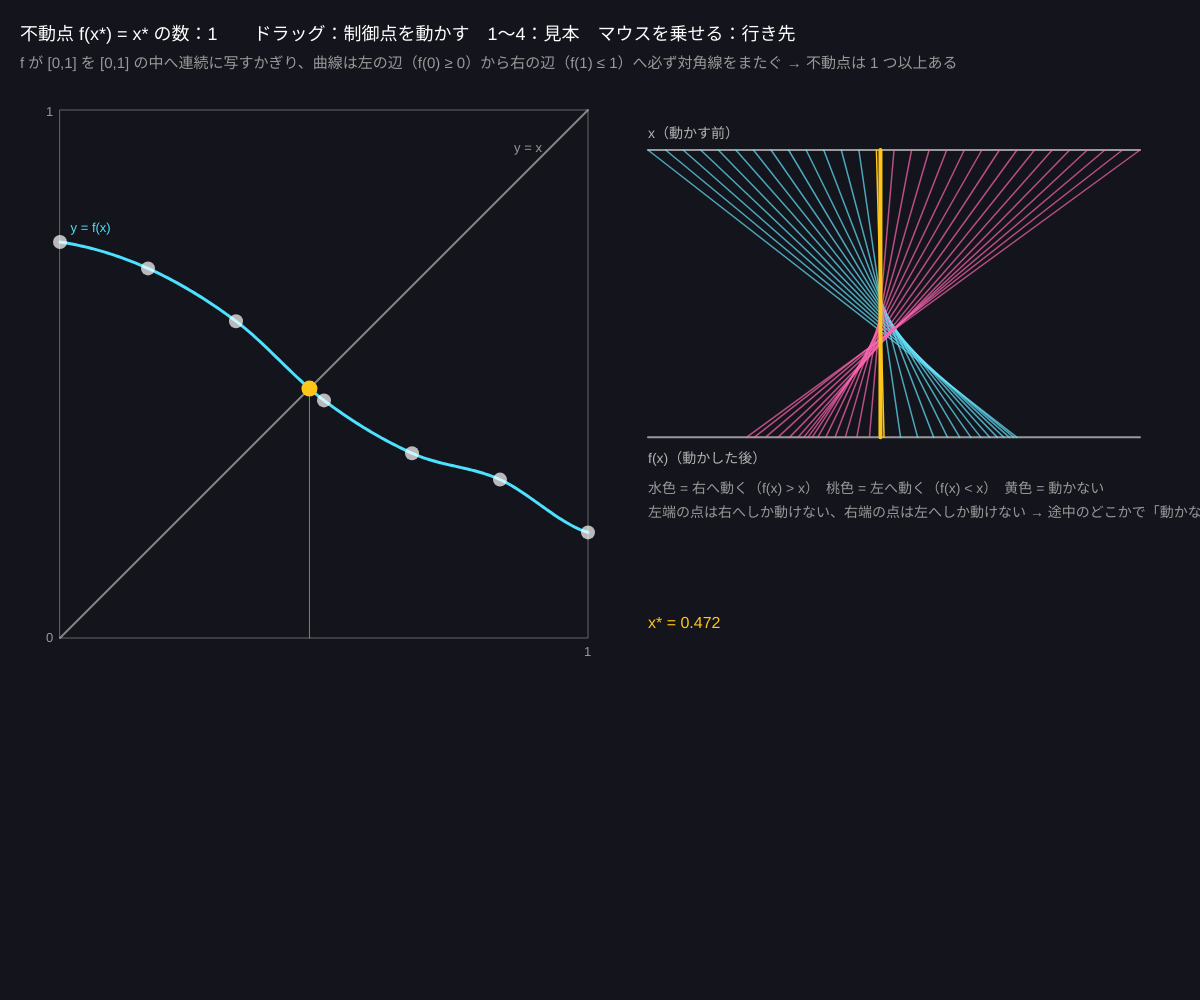
Frame 1 (no input)
Frame 60 (no input): identical to frame 1, image omitted
Frame 120 (the mouse pressed at the canvas centre since frame 60): identical to frame 1, image omitted

The p5.js sketch that drew this single still picture (run headless with seeded random() and noise() and a simulated clock; from frame 60 on, the mouse is pressed at the canvas centre):

// p5.js sketch
// ── sketch.js
// ============================================
// 00 不動点とは
// 写像 f で動かしても「動かない点」 f(x*) = x* が不動点。グラフでは y = f(x) と対角線 y = x の交点
//   右：上の線の点 x が下の線の f(x) へ移る矢印。まっすぐ下を向く矢印が不動点
// ドラッグ = 制御点（白丸）を上下に動かして f の形を変える / 1〜4 = 形の見本 / マウスを左のグラフに乗せる = その x の行き先
// ============================================

let ys = [0.75, 0.7, 0.6, 0.45, 0.35, 0.3, 0.2];   // ★ 制御点の高さ（x = 0, 1/6, …, 1 での f の値）
let samples = 600;                                 // ★ 交点を探すときの分割数
let dragIdx = -1;
let fixedPts = [];
let SZ, px0, py0;                                   // グラフの大きさと左上

function setup() {
  createCanvas(windowWidth, windowHeight);
  colorMode(HSB, 360, 100, 100, 100);
  layout();
  findFixed();
}
function layout() {
  SZ = min(width * 0.44, height - 190);
  px0 = 60; py0 = 110;
}
function windowResized() { resizeCanvas(windowWidth, windowHeight); layout(); }

// ★ 写像 f：制御点をなめらかにつなぐ曲線（Catmull-Rom）。値は [0, 1] に収める
function fx(x) {
  let n = ys.length - 1;
  let u = constrain(x, 0, 1) * n;
  let i = min(floor(u), n - 1), t = u - i;
  let p0 = ys[max(i - 1, 0)], p1 = ys[i], p2 = ys[i + 1], p3 = ys[min(i + 2, n)];
  let m1 = (p2 - p0) / 2, m2 = (p3 - p1) / 2;
  let t2 = t * t, t3 = t2 * t;
  let v = (2 * t3 - 3 * t2 + 1) * p1 + (t3 - 2 * t2 + t) * m1 + (-2 * t3 + 3 * t2) * p2 + (t3 - t2) * m2;
  return constrain(v, 0, 1);
}

// 不動点を探す：g(x) = f(x) − x の符号が変わる所を見つけて、二分法で絞り込む
function findFixed() {
  fixedPts = [];
  let prevX = 0, prevG = fx(0) - 0;
  if (abs(prevG) < 1e-9) fixedPts.push(0);
  for (let s = 1; s <= samples; s++) {
    let x = s / samples, g = fx(x) - x;
    if (prevG > 0 && g <= 0 || prevG < 0 && g >= 0) {
      let a = prevX, b = x;
      for (let k = 0; k < 40; k++) {
        let m = (a + b) / 2;
        if ((fx(a) - a) * (fx(m) - m) <= 0) b = m; else a = m;
      }
      fixedPts.push((a + b) / 2);
    }
    prevX = x; prevG = g;
  }
}

function toPx(x) { return px0 + x * SZ; }
function toPy(y) { return py0 + SZ - y * SZ; }

function draw() {
  background(230, 30, 11);
  // 枠と対角線
  noFill(); stroke(0, 0, 40); strokeWeight(1);
  rect(px0, py0, SZ, SZ);
  stroke(0, 0, 70, 70); strokeWeight(2);
  line(toPx(0), toPy(0), toPx(1), toPy(1));
  // y = f(x)
  stroke(190, 70, 100); strokeWeight(3);
  beginShape();
  for (let s = 0; s <= 200; s++) { let x = s / 200; vertex(toPx(x), toPy(fx(x))); }
  endShape();
  // 制御点
  for (let i = 0; i < ys.length; i++) {
    let x = i / (ys.length - 1);
    noStroke(); fill(0, 0, 100, i === dragIdx ? 100 : 70);
    circle(toPx(x), toPy(ys[i]), 14);
  }
  // 不動点
  for (let x of fixedPts) {
    stroke(45, 90, 100, 60); strokeWeight(1);
    line(toPx(x), toPy(0), toPx(x), toPy(x));
    noStroke(); fill(45, 90, 100);
    circle(toPx(x), toPy(x), 16);
  }
  // マウスの x の行き先（x → f(x) → 対角線で f(x) を横軸へ戻す）
  if (mouseX > px0 && mouseX < px0 + SZ && mouseY > py0 && mouseY < py0 + SZ && dragIdx < 0) {
    let x = (mouseX - px0) / SZ, y = fx(x);
    stroke(320, 70, 100); strokeWeight(2);
    line(toPx(x), toPy(0), toPx(x), toPy(y));
    line(toPx(x), toPy(y), toPx(y), toPy(y));
    line(toPx(y), toPy(y), toPx(y), toPy(0));
    noStroke(); fill(320, 70, 100);
    circle(toPx(x), toPy(0), 10); triangleDown(toPx(y), toPy(0) + 2);
    textSize(14); text('x = ' + nf(x, 1, 2) + ' → f(x) = ' + nf(y, 1, 2), toPx(x) + 8, toPy(0) + 22);
  }
  noStroke(); fill(0, 0, 60); textSize(13);
  text('0', px0 - 14, py0 + SZ + 4); text('1', px0 + SZ - 4, py0 + SZ + 18); text('1', px0 - 14, py0 + 6);
  text('y = x', toPx(0.86), toPy(0.92));
  fill(190, 70, 100); text('y = f(x)', toPx(0.02), toPy(fx(0.02)) - 12);

  drawArrows();

  // 説明
  noStroke(); fill(0, 0, 100); textSize(18);
  text('不動点 f(x*) = x* の数：' + fixedPts.length + '　　ドラッグ：制御点を動かす　1〜4：見本　マウスを乗せる：行き先', 20, 40);
  fill(0, 0, 60); textSize(15);
  text('f が [0,1] を [0,1] の中へ連続に写すかぎり、曲線は左の辺（f(0) ≥ 0）から右の辺（f(1) ≤ 1）へ必ず対角線をまたぐ → 不動点は 1 つ以上ある', 20, 68);
  fill(45, 90, 100); textSize(16);
  let lx = px0 + SZ + 60, ly = py0 + SZ - 10;
  text('x* = ' + fixedPts.map((x) => nf(x, 1, 3)).join(',  '), lx, ly);
}

// 右側：矢印の図。上の線の x から下の線の f(x) へ
function drawArrows() {
  let x0 = px0 + SZ + 60, x1 = width - 60, y1 = py0 + 40, y2 = py0 + SZ * 0.62;
  if (x1 - x0 < 200) return;
  stroke(0, 0, 60); strokeWeight(2);
  line(x0, y1, x1, y1); line(x0, y2, x1, y2);
  noStroke(); fill(0, 0, 70); textSize(14);
  text('x（動かす前）', x0, y1 - 12); text('f(x)（動かした後）', x0, y2 + 26);
  let n = 28;
  for (let i = 0; i <= n; i++) {
    let x = i / n, y = fx(x);
    let g = y - x;
    // 右へ動く点は水色、左へ動く点は桃色、ほとんど動かない点は黄色
    if (abs(g) < 0.02) stroke(45, 90, 100); else if (g > 0) stroke(190, 60, 100, 70); else stroke(330, 60, 100, 70);
    strokeWeight(1.5);
    line(lerp(x0, x1, x), y1, lerp(x0, x1, y), y2);
  }
  for (let x of fixedPts) {
    stroke(45, 90, 100); strokeWeight(4);
    line(lerp(x0, x1, x), y1, lerp(x0, x1, x), y2);
  }
  noStroke(); fill(0, 0, 60); textSize(14);
  text('水色 = 右へ動く（f(x) > x）　桃色 = 左へ動く（f(x) < x）　黄色 = 動かない', x0, y2 + 56);
  text('左端の点は右へしか動けない、右端の点は左へしか動けない → 途中のどこかで「動かない」点がある', x0, y2 + 80);
}

function mousePressed() {
  dragIdx = -1;
  for (let i = 0; i < ys.length; i++) {
    let x = i / (ys.length - 1);
    if (dist(mouseX, mouseY, toPx(x), toPy(ys[i])) < 16) dragIdx = i;
  }
}
function mouseDragged() {
  if (dragIdx >= 0) { ys[dragIdx] = constrain((py0 + SZ - mouseY) / SZ, 0, 1); findFixed(); }
}
function mouseReleased() { dragIdx = -1; }

function keyPressed() {
  if (key === '1') ys = [0.75, 0.7, 0.6, 0.45, 0.35, 0.3, 0.2];
  if (key === '2') ys = [0.05, 0.08, 0.15, 0.5, 0.85, 0.92, 0.95];
  if (key === '3') ys = [0.3, 0.05, 0.6, 0.2, 0.9, 0.4, 0.95];
  if (key === '4') ys = ys.map(() => random());
  findFixed();
}

// ---------- やってみよう ----------
// 1. 不動点を 0 個にできる？ 制御点をどう動かしても対角線をまたいでしまう理由を言葉で説明しよう
// 2. 見本 2 は不動点が 3 つ。真ん中の不動点と両端の不動点は何が違う？（01 のクモの巣図で確かめる）
// 3. fx の最後の constrain(v, 0, 1) を外して、値を 1.2 まで出せるようにすると不動点が消せるか
// 4. ys の数を 7 → 12 に増やして、不動点が 7 つある f を作ろう

// ==================================================
// ここから下は「道具」
// ==================================================
function triangleDown(x, y) { triangle(x - 6, y - 10, x + 6, y - 10, x, y); }
